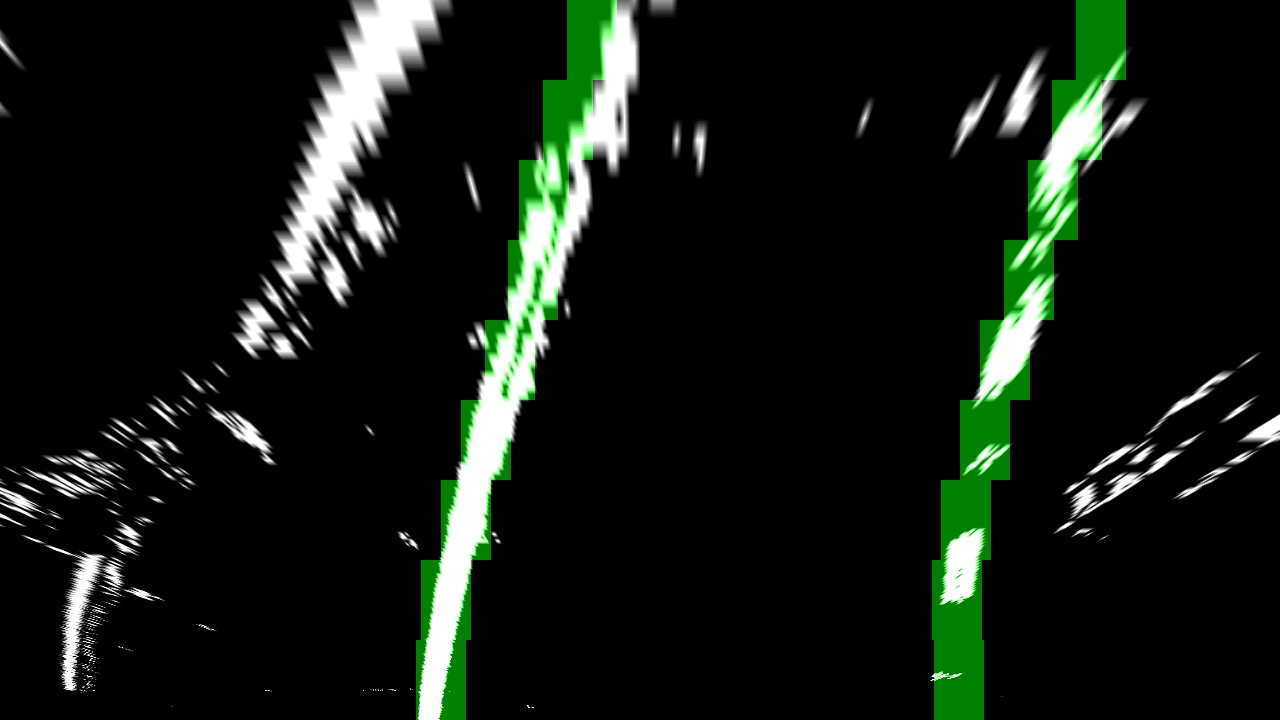
#> input picture test_images/sliding_window0.jpg, 1280 x 720 px; its folder holds only this picture in this run
$ python -i image_gen.py   (imports and definitions only)   (older library calls are emulated)
#> lines starting #> are read from the running program, lines starting #| are printed output that depends on the picture
import numpy as np
import cv2
import pickle
import glob
from tracker import tracker

# read in the saved objpoint and imgpoints
# [1 line not run here, left out]
# [1 line that did not run here, left out]
# [1 line that did not run here, left out]

# useful function for producing the binary pixel of interest images to feed into the LaneTracker Algorithm
def abs_sobel_thresh(img, orient='x', sobel_kernel=3, thresh=(0, 255)):
    #calculate directional gradient
#> called with orient = 'x', sobel_kernel = 3, thresh = (0, 255)
    gray = cv2.cvtColor(img, cv2.COLOR_RGB2GRAY)
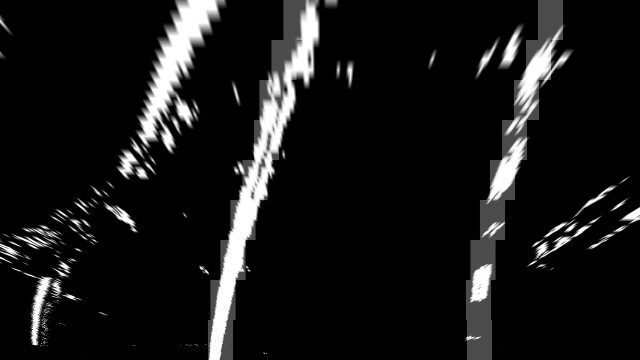
#> gray: shape (720, 1280) (shown at 1/2 size); min 0, max 255, mean 22.9
    if orient == 'x':
        abs_sobel = np.absolute(cv2.Sobel(gray, cv2.CV_64F, 1, 0))
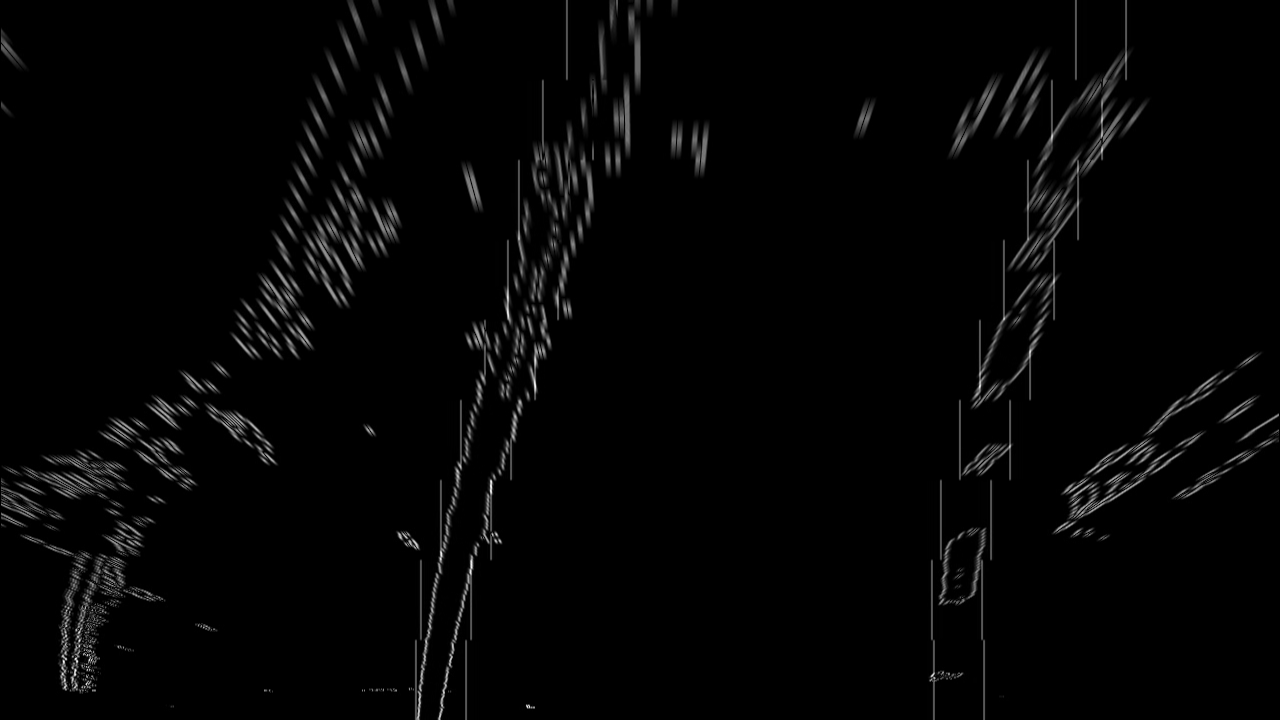
#> abs_sobel: shape (720, 1280) float64; min 0, max 857, mean 16.2; drawn with min black and max white
    if orient == 'y':
        abs_sobel = np.absolute(cv2.Sobel(gray, cv2.CV_64F, 0, 1))
    scaled_sobel = np.uint8(255* abs_sobel/np.max(abs_sobel))
    binary_output = np.zeros_like(scaled_sobel)

    #Apply threshold
    binary_output[(scaled_sobel >= thresh[0]) & (scaled_sobel <= thresh[1])] = 1
    return binary_output

# [47 lines left out: functions mag_thresh, dir_threshold, color_threshold, window_mask, not called in this run]


#make a list of test images
images = glob.glob('./test_images/test*.jpg')

# [128 lines not run here, left out]

>>> import cv2
>>> picture = cv2.cvtColor(cv2.imread('test_images/sliding_window0.jpg'), cv2.COLOR_BGR2RGB)
>>> result = abs_sobel_thresh(picture)
#> result: shape (720, 1280); every value is 1

$ run again, on test_images/sliding_window1.jpg
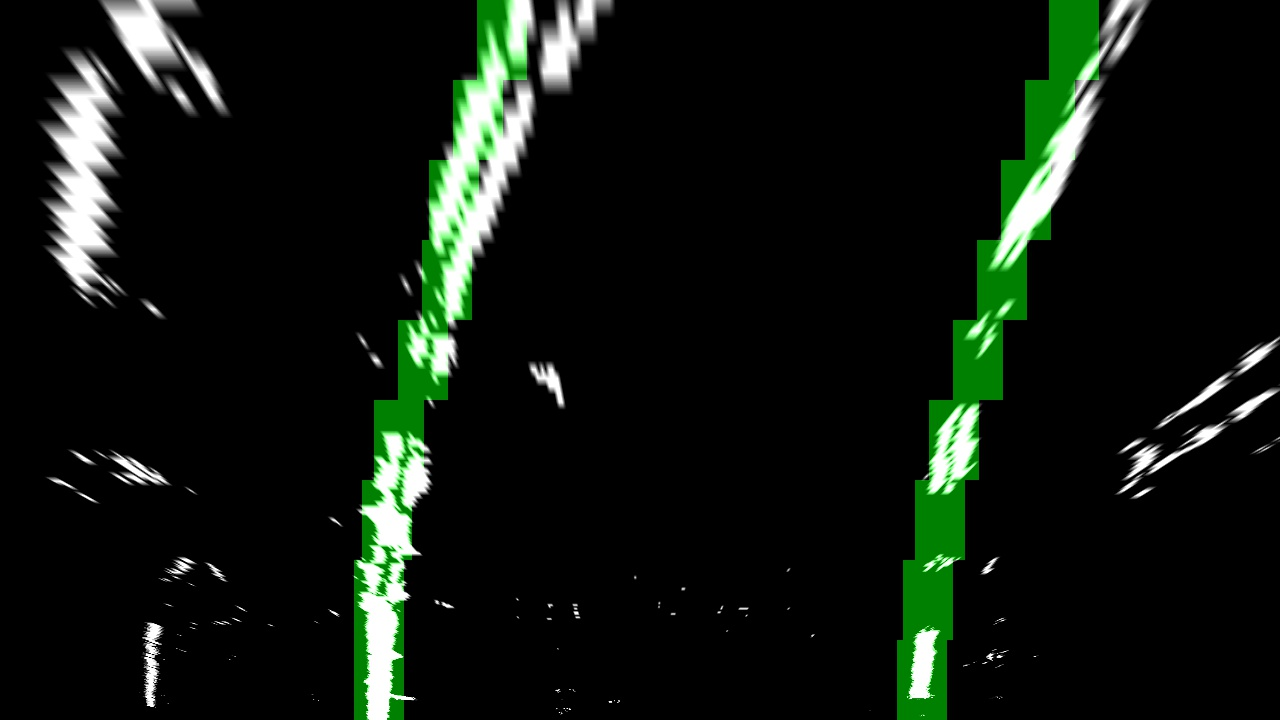
#> input picture test_images/sliding_window1.jpg, 1280 x 720 px
#> in abs_sobel_thresh, `gray = cv2.cvtColor(img, cv2.COLOR_RGB2GRAY)`:
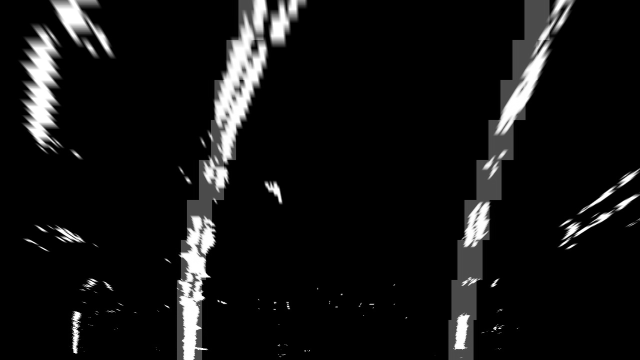
#> gray: shape (720, 1280) (shown at 1/2 size); min 0, max 255, mean 19.4
#> in abs_sobel_thresh, `abs_sobel = np.absolute(cv2.Sobel(gray, cv2.CV_64F, 1, 0))`:
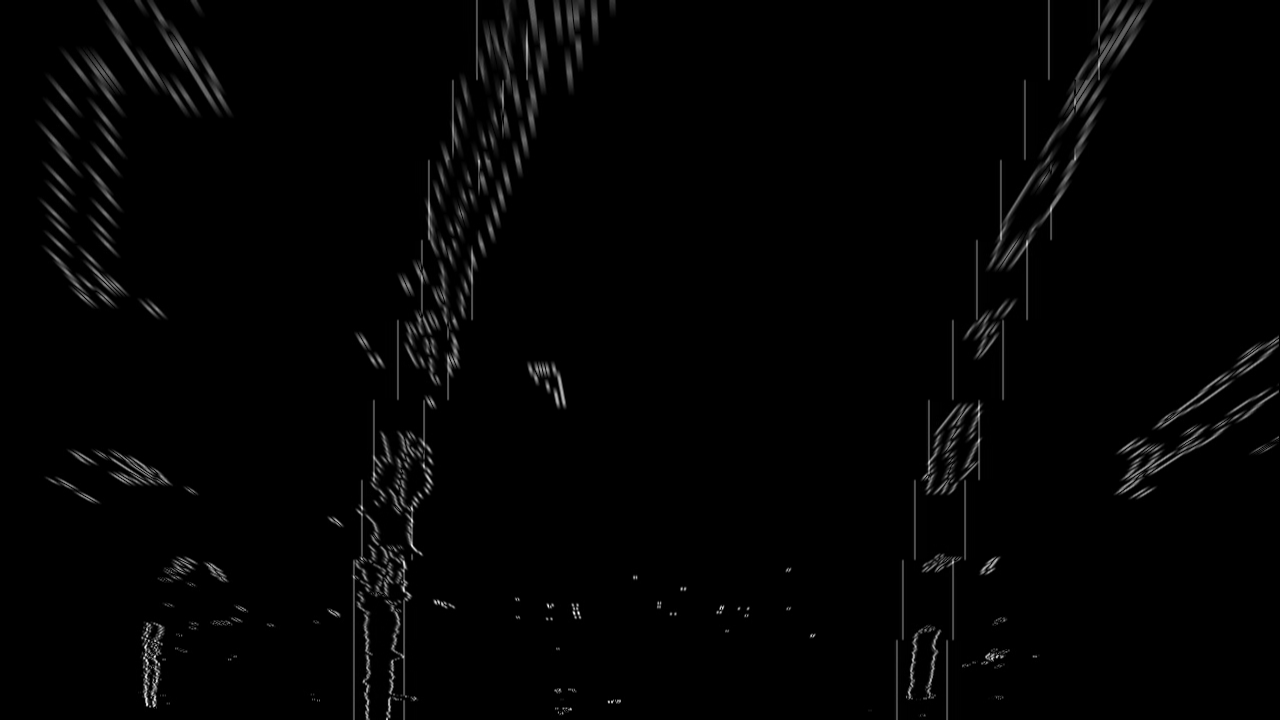
#> abs_sobel: shape (720, 1280) float64; min 0, max 916, mean 13.1; drawn with min black and max white
#> result: shape (720, 1280); every value is 1

$ run again, on test_images/sliding_window2.jpg
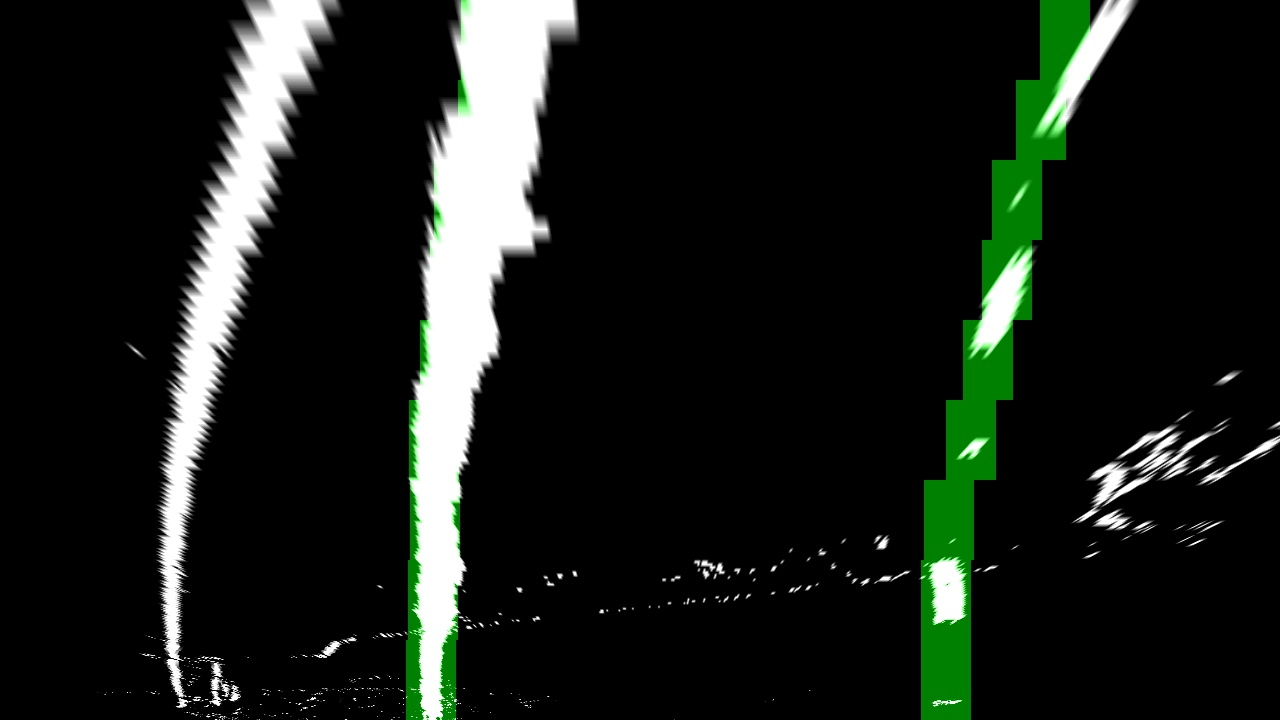
#> input picture test_images/sliding_window2.jpg, 1280 x 720 px
#> in abs_sobel_thresh, `gray = cv2.cvtColor(img, cv2.COLOR_RGB2GRAY)`:
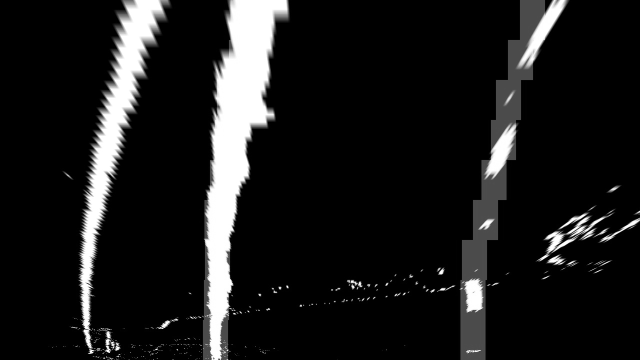
#> gray: shape (720, 1280) (shown at 1/2 size); min 0, max 255, mean 27.6
#> in abs_sobel_thresh, `abs_sobel = np.absolute(cv2.Sobel(gray, cv2.CV_64F, 1, 0))`:
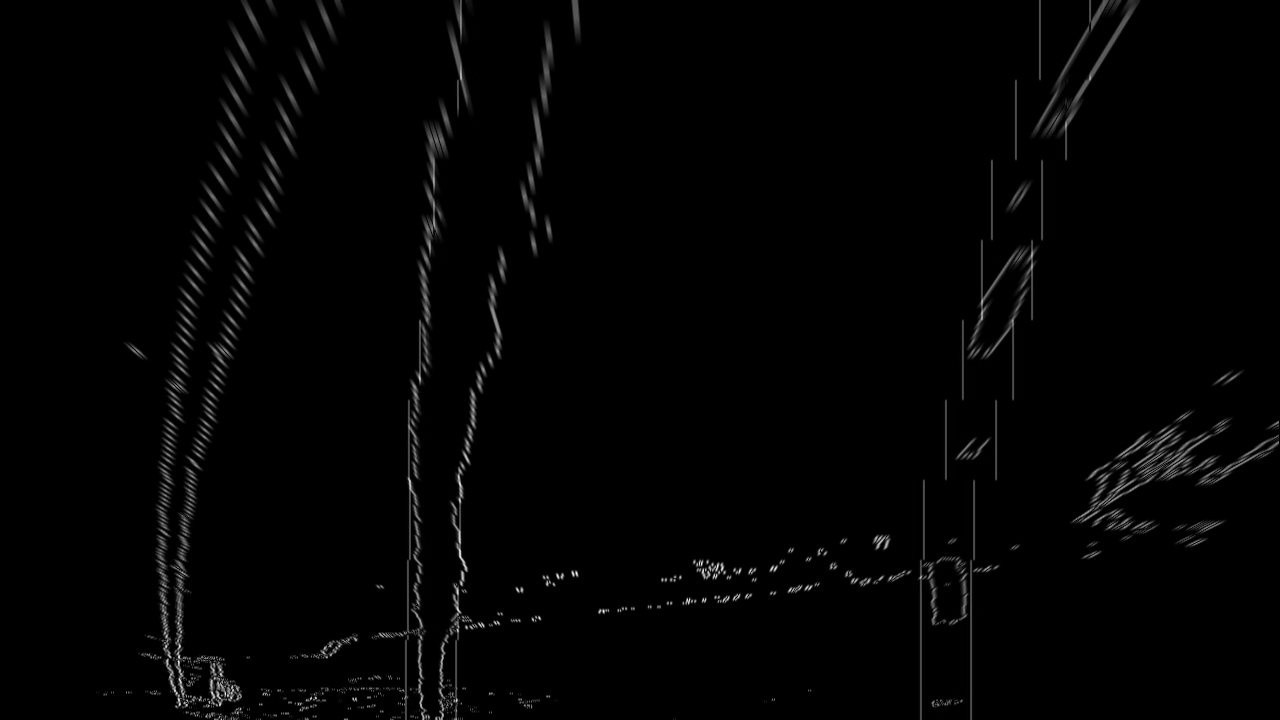
#> abs_sobel: shape (720, 1280) float64; min 0, max 971, mean 12.6; drawn with min black and max white
#> result: shape (720, 1280); every value is 1
